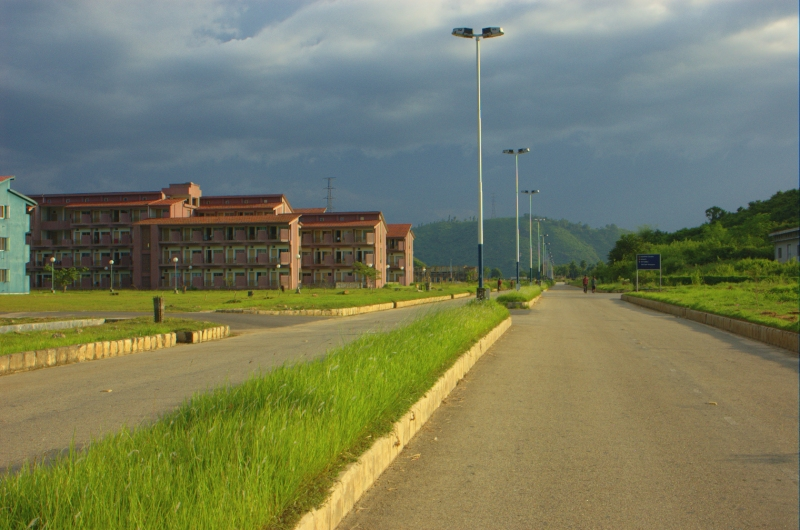
#> input picture Digital Image Processing/Feature Detection/IITG.jpg, 800 x 530 px
$ python 'Harris corner.py'   (older library calls are emulated)
#> lines starting #> are read from the running program, lines starting #| are printed output that depends on the picture
import cv2
import math
import numpy as np
def harriscorner(imgpath):
#> called with imgpath = './IITG.jpg'
	img=cv2.imread(imgpath,cv2.IMREAD_GRAYSCALE)
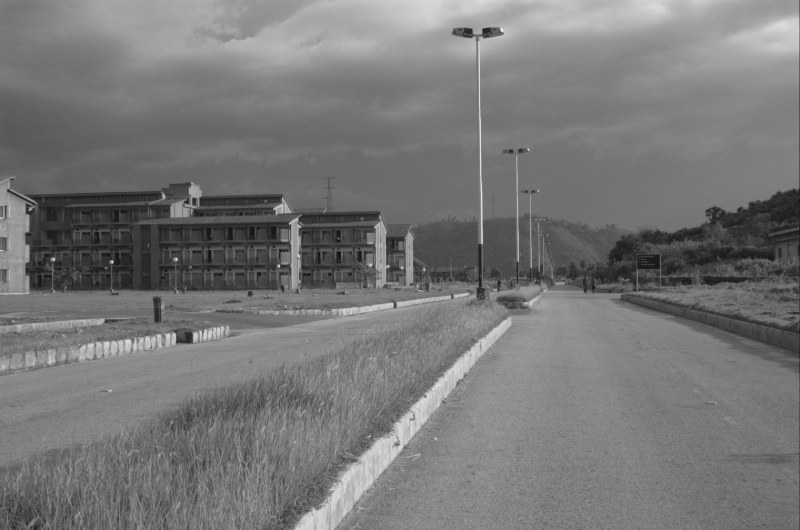
#> img: shape (530, 800); min 18, max 240, mean 119.3
	(M,N)= img.shape
#> M = 530; N = 800
	I=np.zeros((M,N),dtype=np.uint8)
	H=np.zeros((M,N),dtype=np.uint8)
	G=gaussianfilter(img,1)
	np.savetxt("Gaussian.csv",G, delimiter=",")
	for i in range(M):
		for j in range(N):
			if(i>1 and j>1 and i<M-1 and j<N-1):
				C=np.zeros((2,2),dtype=np.int)
				for k in range(3):
					for l in range(3):
						Ix= int(G[i+k-1,j])-int(G[i+k-2,j])
						Iy= int(G[i,j+l-1])-int(G[i,j+l-2])
						C[0,0]=C[0,0]+(Ix*Ix)
						C[0,1]=C[0,1]+(Ix*Iy)
						C[1,0]=C[1,0]+(Iy*Ix)
						C[1,1]=C[1,1]+(Iy*Iy)

				# [9 lines of commented-out code are left out]
				R=(C[1,1]*C[0,0])-(C[0,1]*C[1,0])-0.05*((C[0,0]+C[1,1])*(C[0,0]+C[1,1]))
			#	print R, C,(C[1,1]*C[0,0])-(C[0,1]*C[1,0])
				if(R>100000):
					I[i,j]=255
				else:
					I[i,j]= 0
	for i in range(M):
		for j in range(N):
			if(i>0 and j>0 and i<M-1 and j<N-1):
				if(I[i,j]==255):
					sum= 0
					for k in range(3):
						for l in range(3):
							sum=sum+I[i+k-1,j+l-1]
					if sum == 255:
						I[i,j]=255
					else:
						I[i,j]=0

	return I


def gaussianfilter(Img,var):
#> called with var = 1
	(M,N)=Img.shape
#> M = 530; N = 800
	I=np.zeros((M,N),dtype=np.uint8)
	for i in range(M):
		for j in range(N):
			if(i>1 and j>1 and i<M-2 and j<N-2):
				I_u=int(Img[i,j])
				u=[i,j]
				normalization=0
				for k in range(5):
					for l in range(5):
						p=[k+i-2,l+j-2]
						#print p[0]-u[0], p[1]-u[1]
						I_p=int(Img[p[0],p[1]])
						W=gaussian2D(p,u,var)
						I[i,j]=I[i,j]+(I_p*W)
						normalization=normalization+(W)
				#print normalization
				I[i,j]=(I[i,j]/normalization)
			else:
				I[i,j]=Img[i,j]
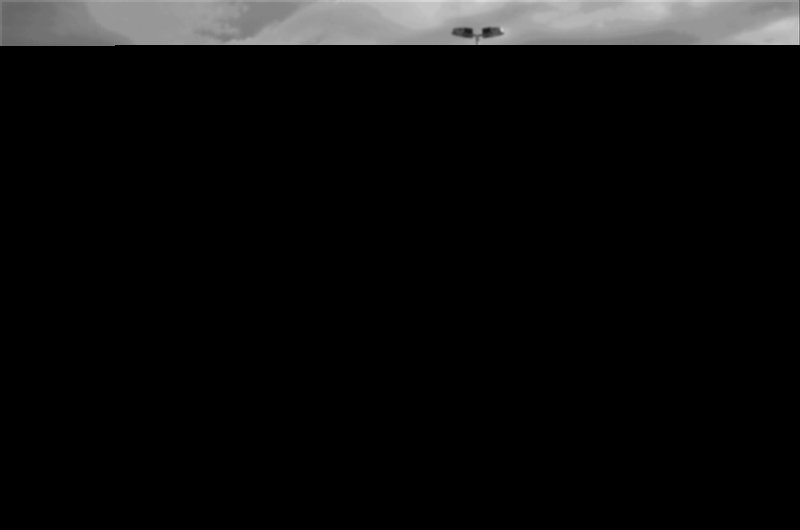
#> I: shape (530, 800); min 0, max 220, mean 13.1
	return I


#> (the run stopped early here; a loop or call above may not have finished)
